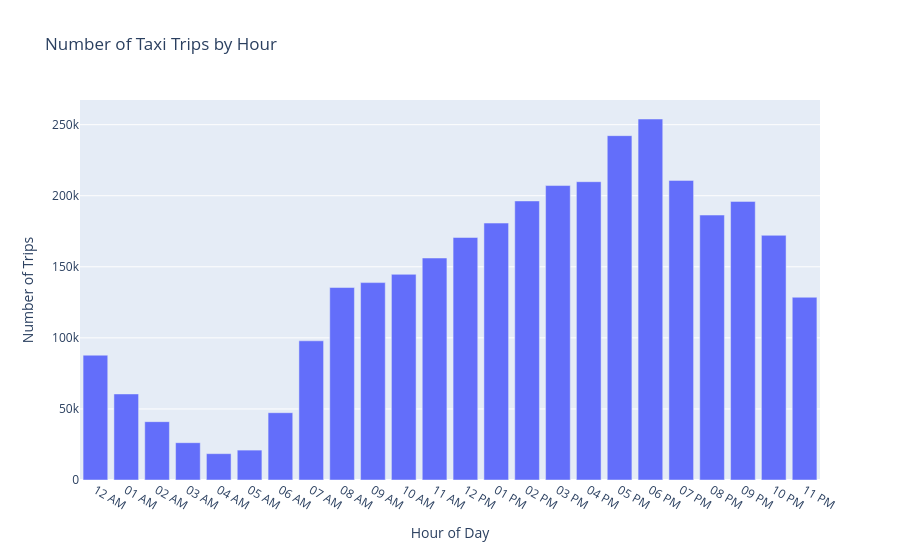

Notebook code for this chart:
### Code cell
# Number of Taxi Trips by Hour
hourly_trips = df_taxi_c.groupby('pickup_hour').size().reset_index(name='trips')

hourly_trips['hour_label'] = pd.to_datetime(
    hourly_trips['pickup_hour'], format='%H'
).dt.strftime('%I %p')

fig = px.bar(
    hourly_trips,
    x='hour_label',
    y='trips',
    title='Number of Taxi Trips by Hour',
    labels={
        'hour_label': 'Hour of Day',
        'trips': 'Number of Trips'
    }
)

fig.update_layout(
    xaxis={'categoryorder': 'array', 'categoryarray': hourly_trips['hour_label']}
)

fig.show()

### Figure 1 — Plotly figure (JSON) as saved in the notebook; plotly's stock layout.template omitted (floating-point values rounded to 4 significant figures)
{"data": [{"hovertemplate": "Hour of Day=%{x}<br>Number of Trips=%{y}<extra></extra>", "legendgroup": "", "marker": {"color": "#636efa", "pattern": {"shape": ""}}, "name": "", "orientation": "v", "showlegend": false, "textposition": "auto", "type": "bar", "x": ["12 AM", "01 AM", "02 AM", "03 AM", "04 AM", "05 AM", "06 AM", "07 AM", "08 AM", "09 AM", "10 AM", "11 AM", "12 PM", "01 PM", "02 PM", "03 PM", "04 PM", "05 PM", "06 PM", "07 PM", "08 PM", "09 PM", "10 PM", "11 PM"], "xaxis": "x", "y": [87819, 60540, 41045, 26260, 18527, 21037, 47355, 97937, 135421, 138889, 144706, 156189, 170631, 180774, 196333, 207161, 209883, 242278, 253993, 210807, 186423, 196032, 172154, 128571], "yaxis": "y"}], "layout": {"autosize": true, "barmode": "relative", "legend": {"tracegroupgap": 0}, "title": {"text": "Number of Taxi Trips by Hour"}, "xaxis": {"anchor": "y", "autorange": true, "categoryarray": ["12 AM", "01 AM", "02 AM", "03 AM", "04 AM", "05 AM", "06 AM", "07 AM", "08 AM", "09 AM", "10 AM", "11 AM", "12 PM", "01 PM", "02 PM", "03 PM", "04 PM", "05 PM", "06 PM", "07 PM", "08 PM", "09 PM", "10 PM", "11 PM"], "categoryorder": "array", "domain": [0, 1], "range": [-0.5, 23.5], "title": {"text": "Hour of Day"}, "type": "category"}, "yaxis": {"anchor": "x", "autorange": true, "domain": [0, 1], "range": [0, 267400.0], "title": {"text": "Number of Trips"}, "type": "linear"}}}
